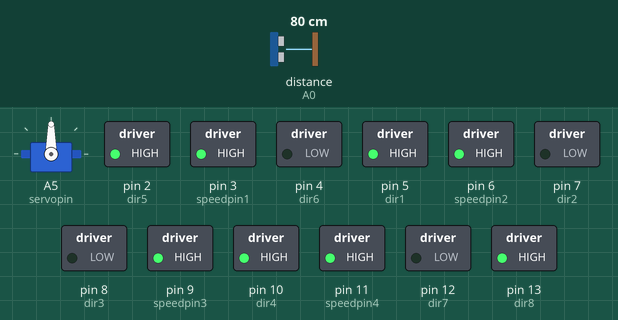
This sketch was run on a simulated Arduino Uno, built with avr-gcc and run on an emulated ATmega328P. Parts: servo, switched loads named in the sketch (green lamp = pin HIGH). Wiring (inferred from the names in the program): ultrasonic range finder: trigger A1; echo A0. Inputs (shaded band) come from the test bench; at power-on: distance to the obstacle (sensor on A0) 80 cm. The echo pulse lasts 58.3 µs per cm; pins used as bus, display or sensor lines are not drawn.

Above: at 4.2 s.
4.3 s: distance to the obstacle (sensor on A0) set to 13 cm
5.8 s: distance to the obstacle (sensor on A0) set to 10 cm
At 6.2 s:
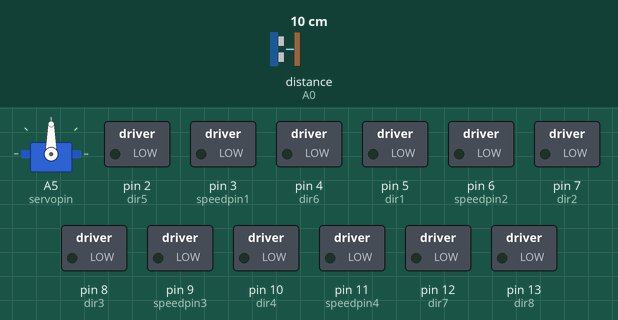
At 7.3 s:
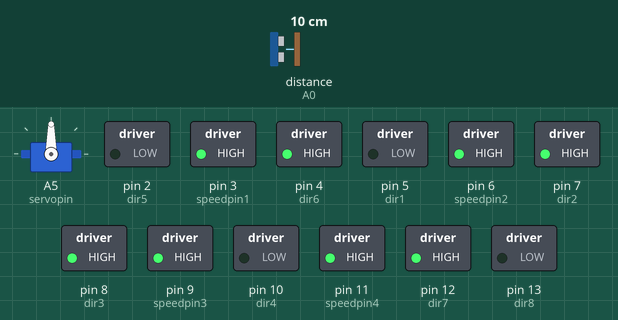
8.8 s: distance to the obstacle (sensor on A0) set to 18 cm
11.8 s: distance to the obstacle (sensor on A0) set to 2 cm
At 14.9 s:
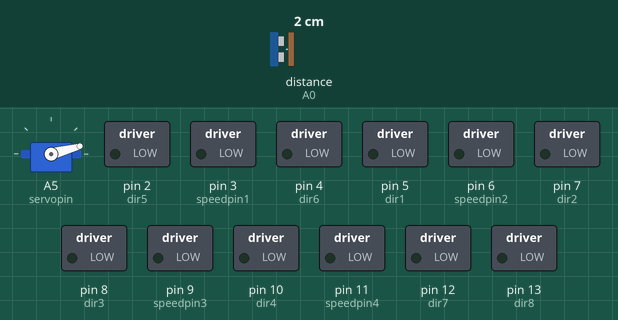
Timing chart, 0 to 15.8 s (numbered marks = the images above; inputs shaded):
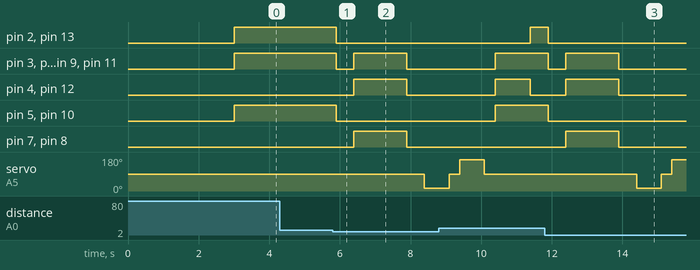

The sketch:

motorcircuit_obstacleavoidance.ino
```cpp
#include <Servo.h>

Servo myservo;

int servopin = A5;
int trigpin = A1;
int echopin = A0;

int speedpin1 = 3;
int dir1 = 5;
int dir2 = 7;

int speedpin2 = 6;
int dir3 = 8;
int dir4 = 10;

int speedpin3 = 9;
int dir5 = 2;
int dir6 = 4;

int speedpin4 = 11;
int dir7 = 12;
int dir8 = 13;

void setup() {
  Serial.begin(9600);
  myservo.attach(servopin);
  myservo.write(90);
  delay(3000);

  pinMode(trigpin, OUTPUT);
  pinMode(echopin, INPUT);

  pinMode(speedpin1, OUTPUT);
  pinMode(speedpin2, OUTPUT);
  pinMode(speedpin3, OUTPUT);
  pinMode(speedpin4, OUTPUT);

  pinMode(dir1, OUTPUT);
  pinMode(dir2, OUTPUT);
  pinMode(dir3, OUTPUT);
  pinMode(dir4, OUTPUT);
  pinMode(dir5, OUTPUT);
  pinMode(dir6, OUTPUT);
  pinMode(dir7, OUTPUT);
  pinMode(dir8, OUTPUT);
}

void loop() {
  int distance = getDistance();

  if (distance <= 10) {
    stopMotors();
    delay(500);

    back();
    delay(1500);

    stopMotors();
    delay(500);

    int rightDist = scanRight();
    int leftDist = scanLeft();

    if (rightDist > leftDist) {
      turnRight();
    } else {
      turnLeft();
    }

    forward();
  } else {
    forward();
  }

  delay(100);
}

int getDistance() {
  digitalWrite(trigpin, LOW);
  delayMicroseconds(5);
  digitalWrite(trigpin, HIGH);
  delayMicroseconds(10);
  digitalWrite(trigpin, LOW);

  long duration = pulseIn(echopin, HIGH);
  return duration * 0.034 / 2;
}

void forward() {
  digitalWrite(dir1, HIGH); digitalWrite(dir2, LOW); analogWrite(speedpin1, 255);
  digitalWrite(dir3, LOW);  digitalWrite(dir4, HIGH); analogWrite(speedpin2, 255);
  digitalWrite(dir5, HIGH); digitalWrite(dir6, LOW); analogWrite(speedpin3, 255);
  digitalWrite(dir7, LOW);  digitalWrite(dir8, HIGH); analogWrite(speedpin4, 255);
}

void back() {
  digitalWrite(dir1, LOW); digitalWrite(dir2, HIGH); analogWrite(speedpin1, 255);
  digitalWrite(dir3, HIGH); digitalWrite(dir4, LOW); analogWrite(speedpin2, 255);
  digitalWrite(dir5, LOW); digitalWrite(dir6, HIGH); analogWrite(speedpin3, 255);
  digitalWrite(dir7, HIGH); digitalWrite(dir8, LOW); analogWrite(speedpin4, 255);
}

void stopMotors() {
  digitalWrite(dir1, LOW); digitalWrite(dir2, LOW);
  digitalWrite(dir3, LOW); digitalWrite(dir4, LOW);
  digitalWrite(dir5, LOW); digitalWrite(dir6, LOW);

digitalWrite(dir7, LOW); digitalWrite(dir8, LOW);

  analogWrite(speedpin1, 0);
  analogWrite(speedpin2, 0);
  analogWrite(speedpin3, 0);
  analogWrite(speedpin4, 0);
}

int scanRight() {
  myservo.write(15);
  delay(700);
  int d = getDistance();
  myservo.write(90);
  delay(300);
  return d;
}

int scanLeft() {
  myservo.write(165);
  delay(700);
  int d = getDistance();
  myservo.write(90);
  delay(300);
  return d;
}

void turnRight() {
  digitalWrite(dir1, LOW); digitalWrite(dir2, HIGH); analogWrite(speedpin1, 255);
  digitalWrite(dir3, HIGH); digitalWrite(dir4, LOW); analogWrite(speedpin2, 255);
  digitalWrite(dir5, HIGH); digitalWrite(dir6, LOW); analogWrite(speedpin3, 255);
  digitalWrite(dir7, LOW); digitalWrite(dir8, HIGH); analogWrite(speedpin4, 255);
  delay(1000);
  stopMotors();
}

void turnLeft() {
  digitalWrite(dir1, HIGH); digitalWrite(dir2, LOW); analogWrite(speedpin1, 255);
  digitalWrite(dir3, LOW); digitalWrite(dir4, HIGH); analogWrite(speedpin2, 255);
  digitalWrite(dir5, LOW); digitalWrite(dir6, HIGH); analogWrite(speedpin3, 255);
  digitalWrite(dir7, HIGH); digitalWrite(dir8, LOW); analogWrite(speedpin4, 255);
  delay(1000);
  stopMotors();
}
```

Measured:
- the behaviour switches between 12 and 11 cm on distance to the obstacle (sensor on A0) (found by bisection; images 0 and 1)
- after the input at 4.3 s, every drawn part: stays the same
- after the input at 5.8 s, pin 2 (dir5): HIGH → LOW after 0.09 s; pin 3 (speedpin1): HIGH → LOW after 0.09 s, → HIGH 0.50 s later, → LOW 1.5 s later
- after the input at 11.8 s, pin 2 (dir5): HIGH → LOW after 0.10 s; pin 3 (speedpin1): HIGH → LOW after 0.10 s, → HIGH 0.50 s later, → LOW 1.5 s later
